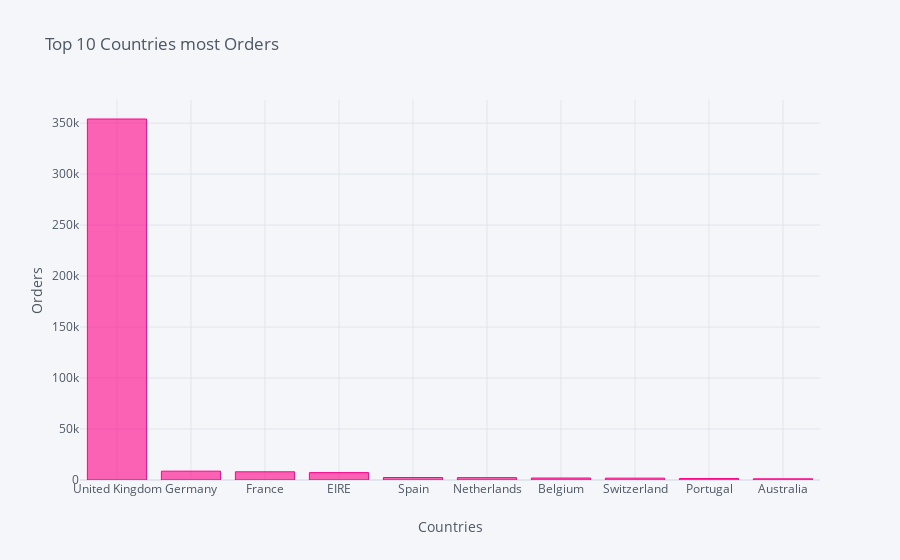

The notebook cell this image was saved under:
### Code cell
# visualize top 10 countries with highest number of invoices / orders 
df = pd.DataFrame(data4['Country'].value_counts().head(10))
df1 = df.reset_index()
colnames = ['Country', 'Count']
df1.columns = colnames 

df1.iplot(kind='bar', x='Country', xTitle='Countries', yTitle='Orders', 
           title='Top 10 Countries most Orders', color='pink')

### Figure 1 — Plotly figure (JSON) as saved in the notebook; plotly's stock layout.template omitted (floating-point values rounded to 4 significant figures)
{"data": [{"marker": {"color": "rgba(255, 0, 136, 0.6)", "line": {"color": "rgba(255, 0, 136, 1.0)", "width": 1}}, "name": "Count", "orientation": "v", "text": "", "type": "bar", "x": ["United Kingdom", "Germany", "France", "EIRE", "Spain", "Netherlands", "Belgium", "Switzerland", "Portugal", "Australia"], "y": [354028, 8658, 8036, 7234, 2422, 2322, 1935, 1810, 1425, 1181]}], "layout": {"legend": {"bgcolor": "#F5F6F9", "font": {"color": "#4D5663"}}, "paper_bgcolor": "#F5F6F9", "plot_bgcolor": "#F5F6F9", "title": {"font": {"color": "#4D5663"}, "text": "Top 10 Countries most Orders"}, "xaxis": {"gridcolor": "#E1E5ED", "showgrid": true, "tickfont": {"color": "#4D5663"}, "title": {"font": {"color": "#4D5663"}, "text": "Countries"}, "zerolinecolor": "#E1E5ED"}, "yaxis": {"gridcolor": "#E1E5ED", "showgrid": true, "tickfont": {"color": "#4D5663"}, "title": {"font": {"color": "#4D5663"}, "text": "Orders"}, "zerolinecolor": "#E1E5ED"}}}
